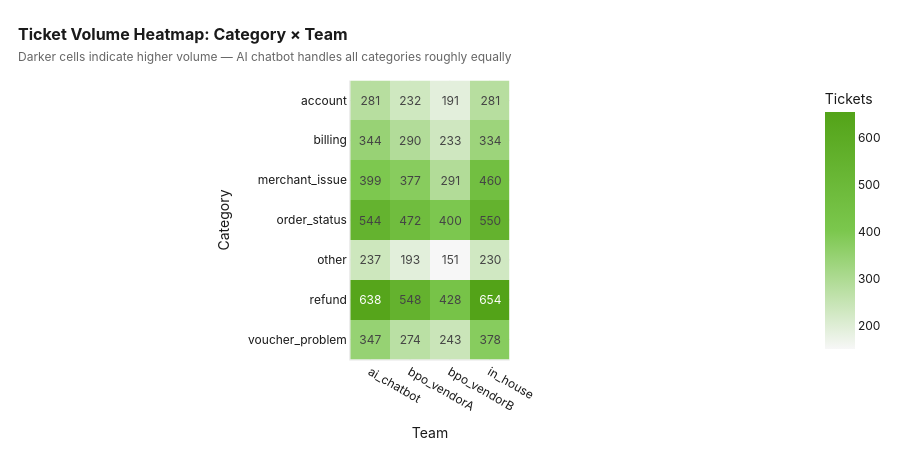

Here is the notebook cell this chart was saved with:
### Code cell
# Heatmap: ticket volume by category × team
vol_pivot = df.groupby(["category", "assigned_team"]).size().reset_index(name="count")
vol_matrix = vol_pivot.pivot(index="category", columns="assigned_team", values="count").fillna(0)

fig5 = px.imshow(vol_matrix, text_auto=True,
                 color_continuous_scale=[[0, "#f7f7f7"], [0.5, GROUPON_LIGHT], [1, GROUPON_GREEN]],
                 labels=dict(color="Tickets"))
style_fig(fig5, "Ticket Volume Heatmap: Category × Team",
          "Darker cells indicate higher volume — AI chatbot handles all categories roughly equally",
          xaxis_title="Team", yaxis_title="Category", height=450)
fig5.show()

# Market distribution
market_vol = df["market"].value_counts().reset_index()
market_vol.columns = ["Market", "Count"]
fig6 = px.bar(market_vol, x="Market", y="Count",
              color_discrete_sequence=[GROUPON_GREEN])
fig6.update_traces(marker_line_width=0)
style_fig(fig6, "Ticket Volume by Market",
          "US dominates volume; European markets (UK, DE, FR) show balanced distribution",
          yaxis_title="Tickets")
fig6.show()

### Figure 1 — Plotly figure (JSON) as saved in the notebook; plotly's stock layout.template omitted (floating-point values rounded to 4 significant figures)
{"data": [{"coloraxis": "coloraxis", "hovertemplate": "assigned_team: %{x}<br>category: %{y}<br>Tickets: %{z}<extra></extra>", "name": "0", "texttemplate": "%{z}", "type": "heatmap", "x": ["ai_chatbot", "bpo_vendorA", "bpo_vendorB", "in_house"], "xaxis": "x", "y": ["account", "billing", "merchant_issue", "order_status", "other", "refund", "voucher_problem"], "yaxis": "y", "z": [[281, 232, 191, 281], [344, 290, 233, 334], [399, 377, 291, 460], [544, 472, 400, 550], [237, 193, 151, 230], [638, 548, 428, 654], [347, 274, 243, 378]]}], "layout": {"coloraxis": {"colorbar": {"title": {"text": "Tickets"}}, "colorscale": [[0, "#f7f7f7"], [0.5, "#7BC74D"], [1, "#53A318"]]}, "font": {"color": "#1A1A1A", "family": "Inter, Arial, sans-serif", "size": 12}, "height": 450, "hoverlabel": {"bgcolor": "white", "font": {"family": "Inter, Arial, sans-serif", "size": 12}}, "margin": {"b": 60, "l": 60, "r": 30, "t": 80}, "paper_bgcolor": "white", "plot_bgcolor": "white", "title": {"font": {"family": "Inter, Arial, sans-serif", "size": 16}, "text": "<b>Ticket Volume Heatmap: Category × Team</b><br><span style='font-size:12px;color:#666'>Darker cells indicate higher volume — AI chatbot handles all categories roughly equally</span>", "x": 0.02}, "xaxis": {"anchor": "y", "constrain": "domain", "domain": [0, 1], "gridcolor": "rgba(0,0,0,0.06)", "gridwidth": 1, "linecolor": "rgba(0,0,0,0.1)", "scaleanchor": "y", "showgrid": true, "title": {"text": "Team"}, "zeroline": false}, "yaxis": {"anchor": "x", "autorange": "reversed", "constrain": "domain", "domain": [0, 1], "gridcolor": "rgba(0,0,0,0.06)", "gridwidth": 1, "linecolor": "rgba(0,0,0,0.1)", "showgrid": true, "title": {"text": "Category"}, "zeroline": false}}}
